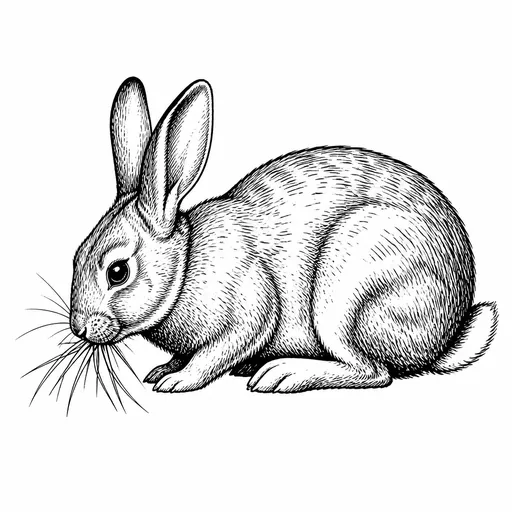
#> input picture packages/images/factoid-webp/ffct-00226.webp, 512 x 512 px; its folder holds only this picture in this run
$ python detect_negative_space.py
#> lines starting #> are read from the running program, lines starting #| are printed output that depends on the picture; after the words box and inside, x2 and y2 are one past the last pixel; in counts of white or black regions, pixels touching at a corner belong together
#!/usr/bin/env python3
"""detect_negative_space.py — rank factoid images by subject fill ratio.

Pen-and-ink engravings on white: threshold dark pixels, compute a noise-robust
ink bounding box, and report fill = bbox_area / frame_area. Low fill = subject
swimming in negative space = crop candidate. Outer 2% margin is zeroed first
to defeat thin frame/border rules.

Output: crop-review/fill-report.jsonl sorted ascending by fill.
"""
import json
from pathlib import Path

import numpy as np
from PIL import Image

SRC = Path("/Users/luis/Code/hiraia/packages/images/factoid-webp")
OUT = Path("/Users/luis/Code/hiraia/packages/images/crop-review")
OUT.mkdir(exist_ok=True)
THRESH = 128          # gray < 128 counts as ink
MIN_ROW_INK = 0.004   # row/col must have >=0.4% ink pixels to count as content

def fill_report(path):
    a = np.asarray(Image.open(path).convert("L"))
    h, w = a.shape
#> h = 512; w = 512
    ink = a < THRESH
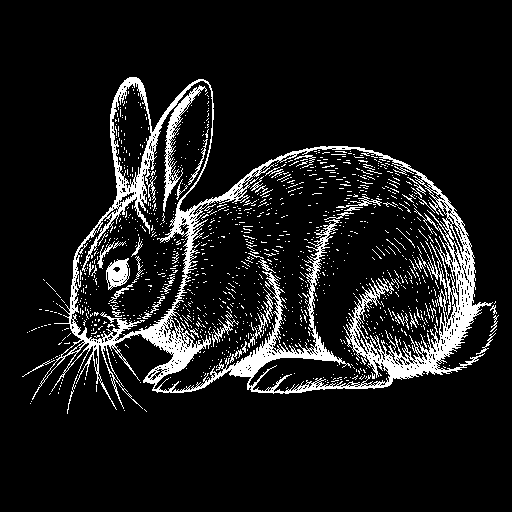
#> ink: shape (512, 512) bool; 10.2% white; 1185 white regions (1135 under 20 px), largest, box (x1, y1, x2, y2) and area: (32, 77, 493, 410) 19388, (163, 85, 207, 212) 908, (106, 258, 130, 290) 467
    m = int(0.02 * h)
#> m = 10
    ink[:m, :] = ink[-m:, :] = ink[:, :m] = ink[:, -m:] = False
    rows = np.where(ink.sum(axis=1) >= MIN_ROW_INK * w)[0]
#> rows = 334 values from 77 to 410
    cols = np.where(ink.sum(axis=0) >= MIN_ROW_INK * h)[0]
#> cols = 466 values from 31 to 496
    if len(rows) == 0 or len(cols) == 0:
        return None
    t, b, l, r = rows[0], rows[-1], cols[0], cols[-1]
#> t = 77; b = 410; l = 31; r = 496
    fill = ((b - t + 1) * (r - l + 1)) / (h * w)
#> fill = 0.594
    return {"t": int(t), "b": int(b), "l": int(l), "r": int(r),
            "fill": round(fill, 4), "ink": round(float(ink.mean()), 4)}

def main():
    rows = []
    for p in sorted(SRC.glob("ffct-*.webp")):
        rep = fill_report(p)
#> rep = {'t': 77, 'b': 410, 'l': 31, 'r': 496, 'fill': 0.594, 'ink': 0.102}
        if rep:
            rep["id"] = p.stem
            rows.append(rep)
    rows.sort(key=lambda x: x["fill"])
    with open(OUT / "fill-report.jsonl", "w") as f:
        for x in rows:
            f.write(json.dumps(x) + "\n")
#> this loop made 1 pass
    n = len(rows)
#> n = 1
    for cut in (0.25, 0.35, 0.45, 0.55, 0.65, 0.75, 0.85):
        c = sum(1 for x in rows if x["fill"] < cut)
        print(f"fill < {cut:.2f}: {c:6d}  ({100*c/n:.1f}%)")
#> this loop made 7 passes
#> c on passes 1 to 7: 0, 0, 0, 0, 1, 1, 1
#| fill < 0.25:      0  (0.0%)
#| fill < 0.35:      0  (0.0%)
#| fill < 0.45:      0  (0.0%)
#| fill < 0.55:      0  (0.0%)
#| fill < 0.65:      1  (100.0%)
#| fill < 0.75:      1  (100.0%)
#| fill < 0.85:      1  (100.0%)
    print(f"total {n}")
#| total 1

if __name__ == "__main__":
    main()

$ run again, on packages/images/factoid-webp/ffct-04319.webp
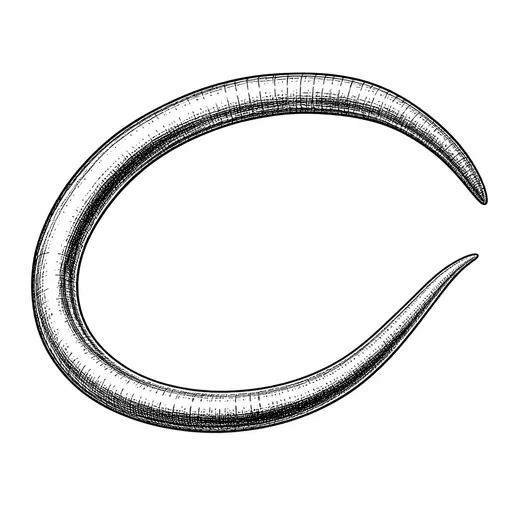
#> input picture packages/images/factoid-webp/ffct-04319.webp, 512 x 512 px
#> in fill_report, `ink = a < THRESH`:
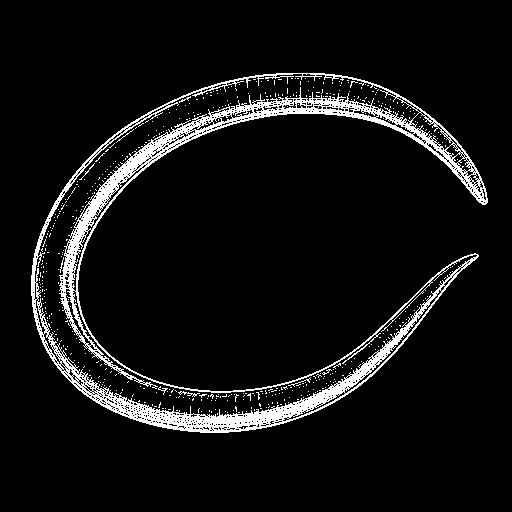
#> ink: shape (512, 512) bool; 7.1% white; 488 white regions (481 under 20 px), largest, box (x1, y1, x2, y2) and area: (31, 73, 488, 433) 17593, (178, 391, 200, 397) 42, (288, 377, 311, 387) 31
#> rows = 360 values from 73 to 432
#> cols = 457 values from 31 to 487
#> t = 73; b = 432; l = 31; r = 487
#> fill = 0.628
#> rep = {'t': 73, 'b': 432, 'l': 31, 'r': 487, 'fill': 0.628, 'ink': 0.0714}
#> the loop in main, `for x in rows:` made 1 pass
#> n = 1
#> the loop in main, `for cut in (0.25, 0.35, 0.45, 0.55, 0.65, 0.75, 0.85):` made 7 passes
#> c on passes 1 to 7: 0, 0, 0, 0, 1, 1, 1
#> (printed output is left out)
#| total 1

$ run again, on packages/images/factoid-webp/ffct-08180.webp
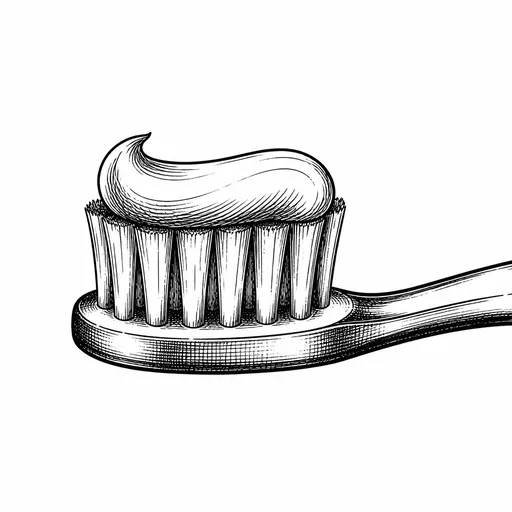
#> input picture packages/images/factoid-webp/ffct-08180.webp, 512 x 512 px
#> in fill_report, `ink = a < THRESH`:
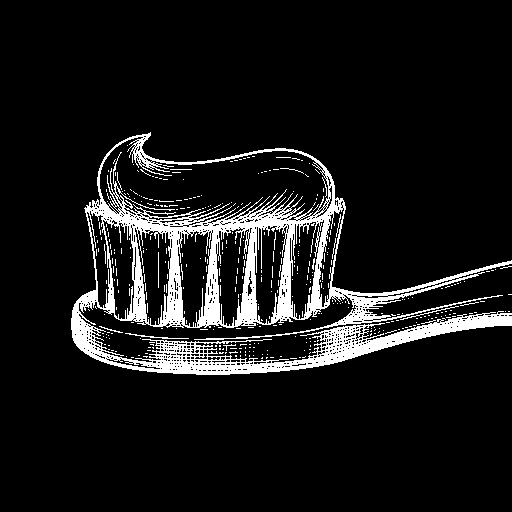
#> ink: shape (512, 512) bool; 9.5% white; 398 white regions (385 under 20 px), largest, box (x1, y1, x2, y2) and area: (71, 132, 512, 375) 23253, (125, 333, 189, 339) 82, (400, 306, 459, 320) 66
#> in fill_report, `ink[:m, :] = ink[-m:, :] = ink[:, :m] = ink[:, -m:] = False`:
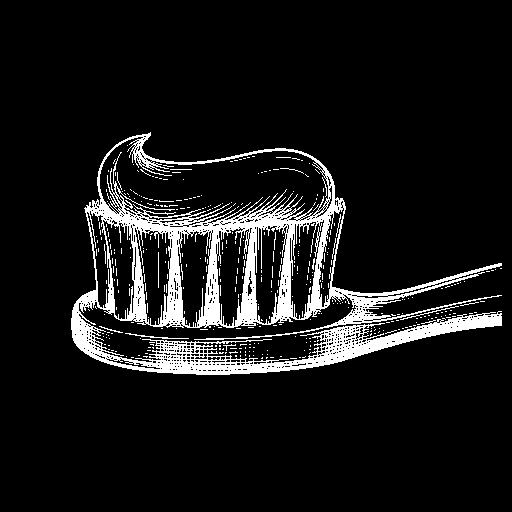
#> ink: shape (512, 512) bool; 9.5% white; 395 white regions (382 under 20 px), largest, box (x1, y1, x2, y2) and area: (71, 132, 502, 375) 23091, (125, 333, 189, 339) 82, (400, 306, 459, 320) 66
#> rows = 242 values from 133 to 374
#> cols = 431 values from 71 to 501
#> t = 133; b = 374; l = 71; r = 501
#> fill = 0.398
#> rep = {'t': 133, 'b': 374, 'l': 71, 'r': 501, 'fill': 0.398, 'ink': 0.0947}
#> the loop in main, `for x in rows:` made 1 pass
#> n = 1
#> the loop in main, `for cut in (0.25, 0.35, 0.45, 0.55, 0.65, 0.75, 0.85):` made 7 passes
#> c on passes 1 to 7: 0, 0, 1, 1, 1, 1, 1
#> (printed output is left out)
#| total 1

$ run again, on packages/images/factoid-webp/ffct-08249.webp
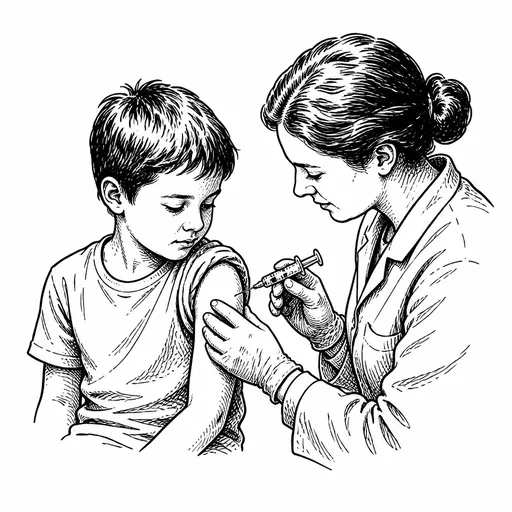
#> input picture packages/images/factoid-webp/ffct-08249.webp, 512 x 512 px
#> in fill_report, `ink = a < THRESH`:
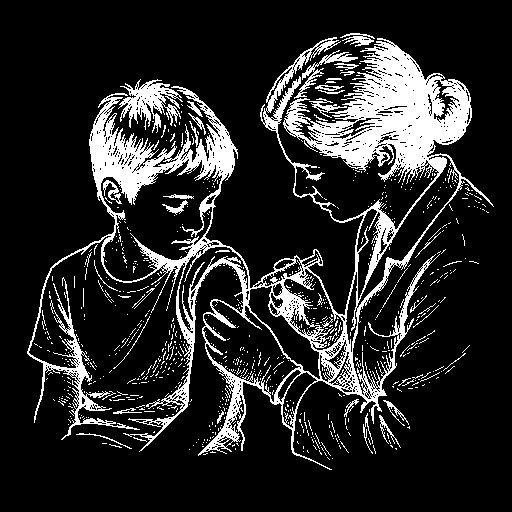
#> ink: shape (512, 512) bool; 15.9% white; 803 white regions (762 under 20 px), largest, box (x1, y1, x2, y2) and area: (27, 37, 494, 470) 34712, (118, 79, 183, 133) 1482, (294, 50, 358, 99) 488
#> rows = 437 values from 33 to 469
#> cols = 463 values from 27 to 489
#> t = 33; b = 469; l = 27; r = 489
#> fill = 0.772
#> rep = {'t': 33, 'b': 469, 'l': 27, 'r': 489, 'fill': 0.772, 'ink': 0.159}
#> the loop in main, `for x in rows:` made 1 pass
#> n = 1
#> the loop in main, `for cut in (0.25, 0.35, 0.45, 0.55, 0.65, 0.75, 0.85):` made 7 passes
#> c on passes 1 to 7: 0, 0, 0, 0, 0, 0, 1
#> (printed output is left out)
#| total 1

$ run again, on packages/images/factoid-webp/ffct-00956.webp
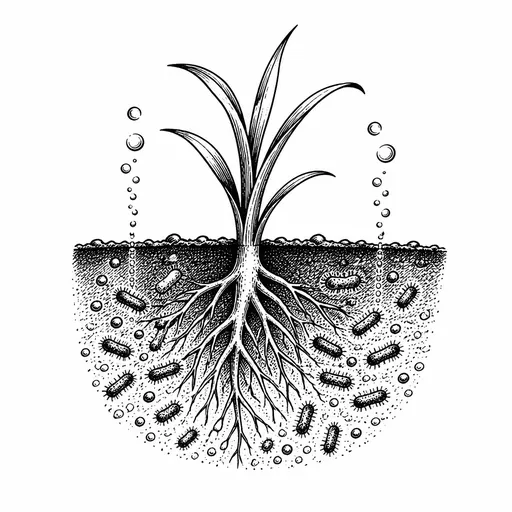
#> input picture packages/images/factoid-webp/ffct-00956.webp, 512 x 512 px
#> in fill_report, `ink = a < THRESH`:
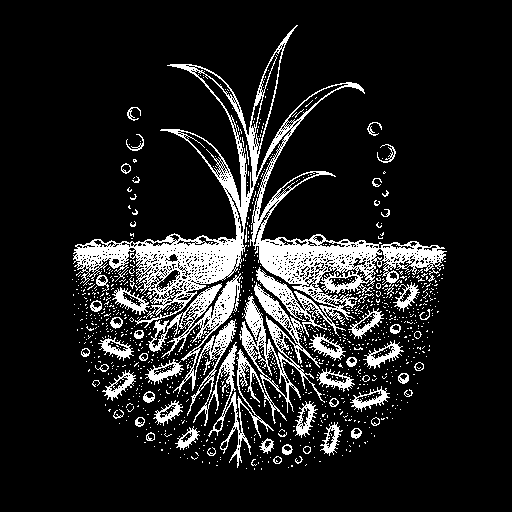
#> ink: shape (512, 512) bool; 12.9% white; 1081 white regions (1021 under 20 px), largest, box (x1, y1, x2, y2) and area: (73, 25, 447, 468) 24878, (363, 340, 404, 369) 387, (112, 287, 150, 315) 385
#> rows = 438 values from 30 to 468
#> cols = 373 values from 73 to 445
#> t = 30; b = 468; l = 73; r = 445
#> fill = 0.625
#> rep = {'t': 30, 'b': 468, 'l': 73, 'r': 445, 'fill': 0.625, 'ink': 0.129}
#> the loop in main, `for x in rows:` made 1 pass
#> n = 1
#> the loop in main, `for cut in (0.25, 0.35, 0.45, 0.55, 0.65, 0.75, 0.85):` made 7 passes
#> c on passes 1 to 7: 0, 0, 0, 0, 1, 1, 1
#> (printed output is left out)
#| total 1
